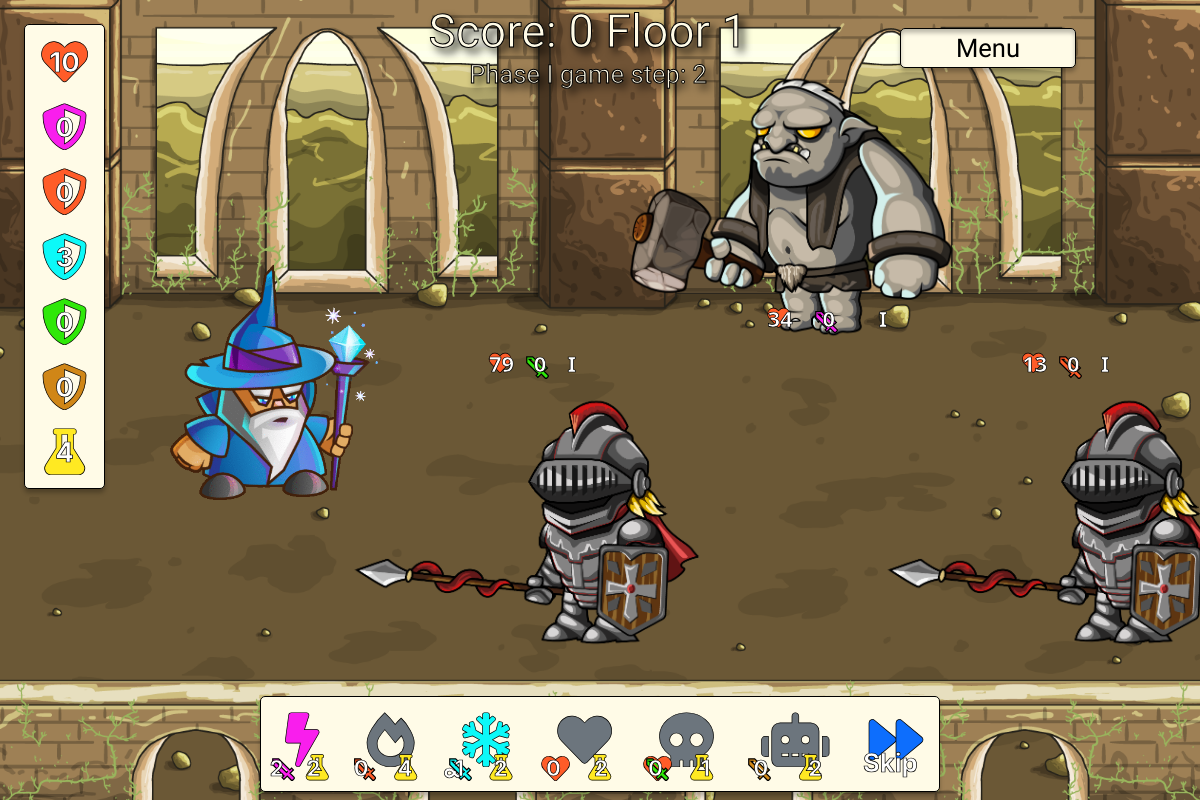
Before: /battle/action_processor (signed in) with the older database file.
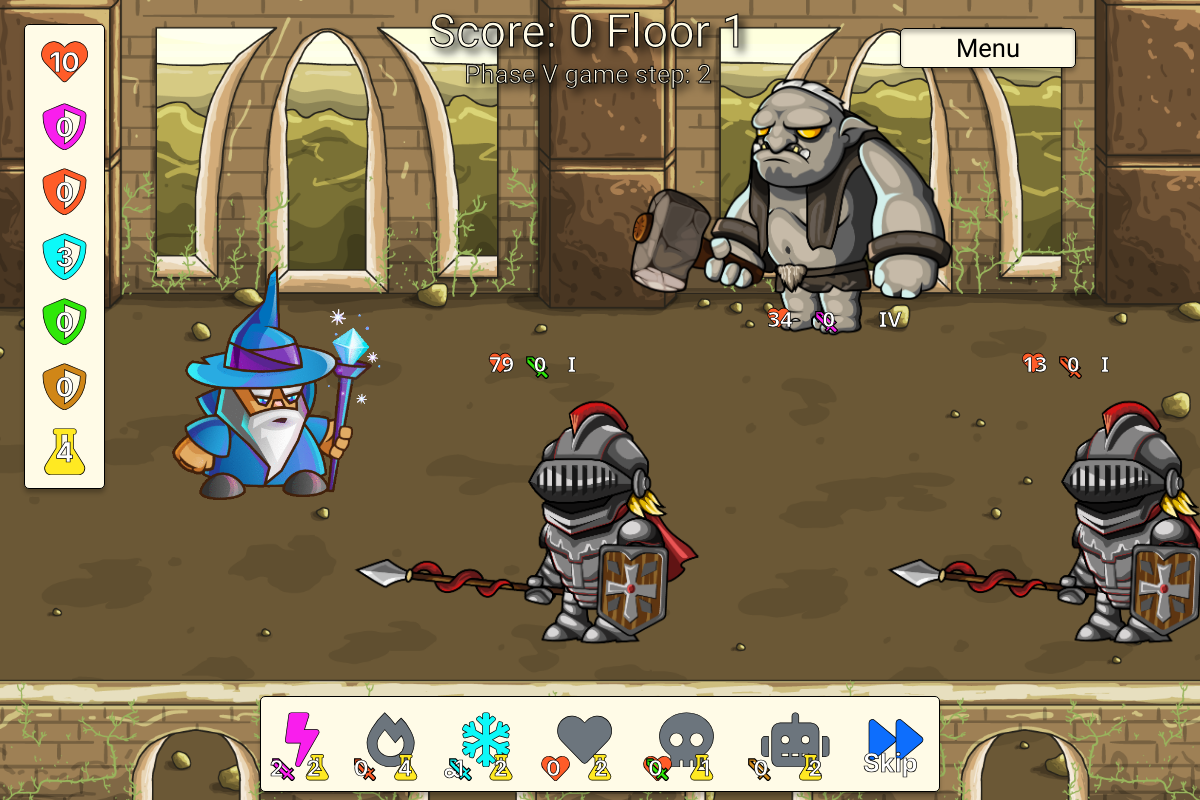
After: the same page with the newer database file.
### battle/models.py (models this page shows, shortened)
class Current_game_floor(models.Model):
    date_time_created = models.DateTimeField(auto_now=True)
    current_phase = models.CharField(max_length=1, choices=settings.ATTACK_PHASES, default=settings.ATTACK_PHASES[0][0])
    enemy = models.ManyToManyField(Game_floor_enemy)

class Game_floor_enemy(models.Model):
    enemy = models.ForeignKey(Enemy, on_delete=models.CASCADE, null=True, blank=True)
    max_health = models.IntegerField(default=0)
    health_current = models.IntegerField(null=True)
    attack_power = models.IntegerField(default=0)
    skill_style = models.CharField(max_length=2, choices=settings.SKILL_STYLES, default=settings.SKILL_STYLES[0][0])
    attack_phase = models.CharField(max_length=1, choices=settings.ATTACK_PHASES, default=settings.ATTACK_PHASES[0][0])
    def __str__(self):
        return str(self.id)

### battle/views.py (the view)
# urls.py: path('', views.battle_screen, name='battle-screen'),
def battle_screen(request, game):
    current_user = request.user
    player = Player.objects.get(user=current_user)
    cards = Card.objects.all()
    game = Game.objects.get(player=player)
    current_game_floor = Current_game_floor.objects.get(pk=game.current_game_floor.pk)
    enemies = Enemy.objects.all()
    print("battle screen rendered")
    if game.game_step == '1':
        messages.info(request, "Please select a card to play.")
    if game.game_step == '2':
        if len(Game_floor_enemy.objects.all()) == 0:
            pickmonsters(request, game)
        if request.headers.get('x-requested-with') == 'XMLHttpRequest':
            action_processor(request)
    context = {
        "game": game,
        "current_game_floor": current_game_floor,
        "player": player,
        "cards": cards,
        "enemies": enemies,
    }
    return render(request, 'battle/battle.html', context)

### battle/models.py (called while the page is built)
    def __str__(self):
        return self.name

### profiles/models.py (called while the page is built)
    def __str__(self):
        return self.title

    def __str__(self):
        return str(self.card)

### battle/templates/battle/battle.html (shortened to what the changed rows need)
{% extends "base.html" %}
{% load static %}
{% block extra_css %}
<link rel="stylesheet" href="{% static 'battle/css/battle.css' %}">
{% endblock %}
{% block body_background %}class="battle-bg"{% endblock %}
{% block content %}
<div class="container-fluid">
    <div class="row mt-1 floor z1000">
        <div class="col-12">
            <div class="row">
                <div class="col-12 title text-center">
                    <h1 class="medium-large-text mb-0">Score: {{ game.score }} Floor {{ game.completed_game_floors }}
                    </h1>
                    <h2 class="medium-text">Phase {{ current_game_floor.get_current_phase_display }} game step:
                        {{ game.game_step }}</h2>
                </div>
            </div>
        </div>
    </div>
    <div class="row">
        <div class="col-12 z0 h-75 battle-screen">
            <div class="row h-100">
                <div class="col-8 h-100 d-flex">
                    <div class="row">
                        {% for gamefloor_enemy in current_game_floor.enemy.all %}
                        {% if forloop.counter|divisibleby:"2" %}
                        <div class="{{ gamefloor_enemy }} col-4 game-floor-enemy mt-4 align-self-start">
                            <div class="row">
                                {% for enemy in enemies %}
                                {% if enemy|lower == gamefloor_enemy.enemy|lower %}
                                <img class="enemy-image position-relative enemy-image-upper"
                                    src="{{MEDIA_URL}}{{ enemy.image_idle }}" alt="{{enemy}} image">
                                <div class="col-12 z10">
                                    <div class="row">
                                        <div class="col-2 offset-4 enemy-stats">
                                            <span class="fa-stack fire text-center stroke enemy-health-icon fa-fw">
                                                <span
                                                    class="fa-stack-1x fa-inverse stat-number">{{ gamefloor_enemy.health_current }}</span>
                                            </span>
                                        </div>
                                        <div class="col-2">
                                            <div class="enemy-action-effect">
                                                <span><img class="position-relative enemy-action-image"
                                                        src="{{MEDIA_URL}}sword_{{ gamefloor_enemy.get_skill_style_display }}.svg"
                                                        alt="lightning attack"></span>
                                                <span
                                                    class="position-relative fa-inverse enemy-attack-stat-number stroke">{{ gamefloor_enemy.attack_power }}</span>
                                            </div>
                                        </div>
                                        <div class="col-2 offset-1">
                                            <span
                                                class="enemy-attack-phase-icon fa-inverse stroke">{{ gamefloor_enemy.get_attack_phase_display }}</span>
                                        </div>
                                    </div>
                                </div>
                                {% endif %}
                                {% endfor %}
                            </div>
                        </div>
                        {% endif %}
                        {% endfor %}
                    </div>
                </div>
            </div>
        </div>
    </div>
</div>
{% endblock %}

Changed rows visible on the page:
changed Current_game_floor: current_phase "I" → "V"
changed Game_floor_enemy (number 2 of 3 on the later page): attack_phase "I" → "IV"
